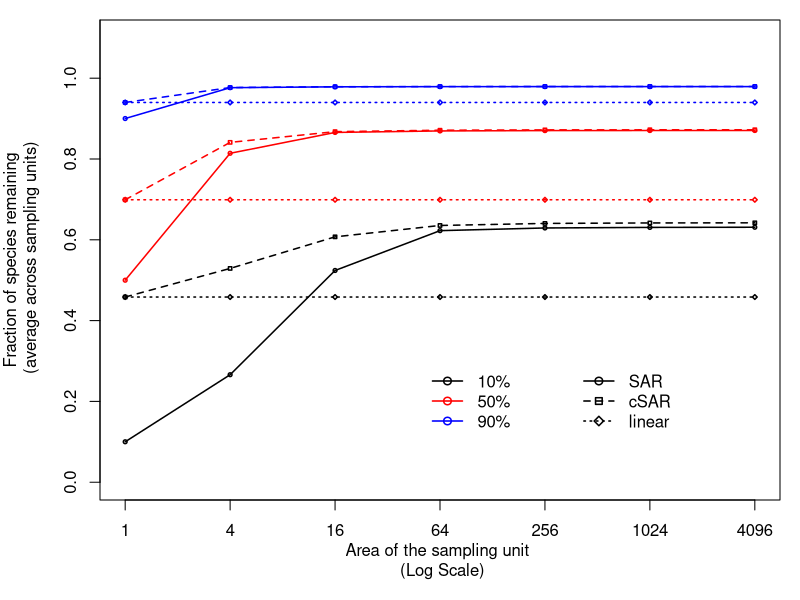

Write the R code that produced this figure.
################################################################
### Improving extinction projections across scales and habitats using the countryside species-area relationship 
### June 2017
### 
### Ines S. Martins (ines.martins@idiv.de)
################################################################

### Functions for scaling biodiversity response to habitat conversion across scales
### Code to draw Figure S2 (a) - Varying P, the amount of native habitat left in the landscape.

### Set the simulation space
## N = dimension of the landscape 
## P = Proportion of native habitat remaining in the landscape (from 0 to 1, where 1 is all native habitat remaings)
## D = The dimension of the smallest square ( If 1 and N=1, 1x1 is the first dimension, if 0.1 and N=1, 0.1 x 0.1 is the first dimnsion,)
## h = Affinity for teh modified habitat
## zeta = z value of the SAR (rate at which species richness increase with area)
## n = number of simulations


### Create the landscape and sampled the landscape per grain 

sim <- function(N,P,D,h,zeta){
  
  ### Create the lansdcape 
  
  plots <- array(0, dim = c(N/D,N/D))   # Creates a empty matrix of 0
  res <- 0
  while(res < (((N/D)*(N/D)*P)*D)){  #replace the 0 with 1 until the number of 1s reach the number allowed (define by the P)
    i <- sample(1:(N/D), 1)
    j <- sample(1:(N/D), 1)
    if(!plots[i, j]){
      plots[i, j] <- D
      res <- res + D
    }
  }
  
  ### Define the functions SARs (Power function)
  
  #The classic SAR function
  SAR_pro<-function(A1,A0,z=zeta){
    species<-(A1/A0)^z  
    species
  }
  
  #The cSAR function
  cSAR_pro<-function(A1,A0,h1=h,z=zeta){
    species<-((h1*(A0-A1)/A0)+(A1/A0))^z
    species
  }
  
  #The linear function
  linear_pro<-function(A1,A0,h1=h,z=zeta){
    species<-(((h1)^z)*(A0-A1)/A0)+(A1/A0)    #Since for a modified habitat (1-sigma) = h^z , 
    species
  }
  
  
  ### Start the simulation 
  
  #set the starting point
  results <- NULL   
  size_real=D
  size=1
  while (size_real <= N) { 
    
    nplot = N/size_real  #number of plots
    SARs_all = matrix(0,nrow=(nplot*nplot),ncol=9)
    
    s<-1
    
    for (nx in 1: nplot){      ### gives nx lenght nplot
      for (ny in 1: nplot){    ### gives ny lenght nplot
        
        plot = matrix(1,size,size)
        for (x in 1:size){
          for (y in 1:size)
            
            plot[x,y] = plots[x + ((nx-1)*size), y + ((ny-1)*size)]
          
        }   # Runs for a particular sub-set of grids
        
        A1 <- sum(plot)
        A0 <- (sum(plot) + (sum(plot==0)*D))
        
        SARs_all[s,1] <-size
        SARs_all[s,2] <- SAR_pro(A1,A0)
        SARs_all[s,3] <- cSAR_pro(A1,A0)
        SARs_all[s,4] <- linear_pro(A1,A0)
        SARs_all[s,5] <- A1
        SARs_all[s,6] <- A0
        
        s<- s+1
        
      }
    }
    
    results <- rbind(results,SARs_all)
    
    size_real = size_real * 2
    size = size * 2                          
    
  }
  
  ###Store the results
  SAR_pro_mean <- tapply (results[,2],results[,1],mean)   #Creates a vector with the means
  cSAR_pro_mean <- tapply (results[,3],results[,1],mean)
  linear_pro_mean <- tapply (results[,4],results[,1],mean) 
  size_A1_mean <- tapply (results[,5],results[,1],mean) 
  size_A0_mean <- tapply (results[,6],results[,1],mean)
  SAR_pro_sd <- tapply (results[,2],results[,1],sd)   #Creates a vector with the sd
  cSAR_pro_sd <- tapply (results[,3],results[,1],sd)
  linear_pro_sd <- tapply (results[,4],results[,1],sd)
  
  SAR_pro_mean_mat = matrix(SAR_pro_mean,length(SAR_pro_mean),1)  # Creates a matrix with the means
  cSAR_pro_mean_mat = matrix(cSAR_pro_mean,length(cSAR_pro_mean),1)
  linear_pro_mean_mat = matrix(linear_pro_mean,length(linear_pro_mean),1)
  size_mean_A1_mat = matrix(size_A1_mean,length(size_A1_mean),1)
  size_mean_A0_mat = matrix(size_A0_mean,length(size_A0_mean),1)
  SAR_pro_sd_mat = matrix(SAR_pro_sd,length(SAR_pro_sd),1)  # Creates a matrix with the sd
  cSAR_pro_sd_mat = matrix(cSAR_pro_sd,length(cSAR_pro_sd),1)
  linear_pro_sd_mat = matrix(linear_pro_sd,length(linear_pro_sd),1)
  
  SARs <- data.frame(cbind(unique(results[,1]), SAR_pro_mean_mat, cSAR_pro_mean_mat,linear_pro_mean_mat, size_mean_A1_mat,size_mean_A0_mat,SAR_pro_sd_mat, cSAR_pro_sd_mat,linear_pro_sd_mat))
  colnames(SARs) <- c("grain","SAR_pro","cSAR_pro","linear_pro","A1","A0","SAR_pro_sd","cSAR_pro_sd","linear_pro_sd")
  
  return(SARs)
}


### Run simulation x times 

run<-function(N,P,D,h,z,n){
  
  dat <- c()
  
  for (i in 1:n)
  {
    model <- sim(N,P,D,h,z)
    nextcol <-  data.frame(model)
    dat <- rbind(dat, nextcol)
  }
  dat
  return(dat)
}


### Run n=100 simulations for N=64, D=1, h=0.01, z=0.2 and:

SARs10 <- run(64,0.1,1,0.01,0.2,100)   #P=0.1
SARs50 <- run(64,0.5,1,0.01,0.2,100)   #P=0.5
SARs90 <- run(64,0.9,1,0.01,0.2,100)   #P=0.9


#Summarize the results

SARs10 <- aggregate(. ~ grain , data=SARs10,mean,na.action = na.pass) 
SARs50 <- aggregate(. ~ grain , data=SARs50,mean,na.action = na.pass)
SARs90 <- aggregate(. ~ grain , data=SARs90,mean,na.action = na.pass)



# PLOT -------------------------------------------------------------------
### Proportion of species remaining after 10%, 50% and 90% habitat loss - Figure S2 (a)

par(mar=c(5,5,1,1)) 

plot (log(SARs10[,6]), (SARs10[,2]), axes = FALSE, type = "o", cex=0.5,lwd = 1.5,ylim=c(0,1.1), 
      xlab= "Area of the sampling unit \n (Log Scale)", ylab= "Fraction of species remaining\n (average across sampling units)")  #SAR
axis(1, at=(log(SARs10[,6])),SARs10[,6])
axis(2,seq(0,1.2,0.2))
box(which = "plot")
lines(log(SARs10[,6]),(SARs10[,3]), col="black",lty=2,pch=22, type = "o",lwd = 1.5,cex=0.5) #cSAR
lines(log(SARs10[,6]),(SARs10[,4]), col="black", lty=3,pch=23,type = "o",lwd = 1.5,cex=0.5) #Linear
lines(log(SARs10[,6]), (SARs50[,2]), type = "o", col="red",cex=0.5,lwd = 1.5)               #SAR
lines(log(SARs10[,6]),(SARs50[,3]), col="red",lty=2,pch=22, type = "o",lwd = 1.5,cex=0.5)   #cSAR
lines(log(SARs10[,6]),(SARs50[,4]), col="red", lty=3,pch=23,type = "o",lwd = 1.5,cex=0.5)   #Linear
lines(log(SARs10[,6]), (SARs90[,2]), type = "o", col="blue",cex=0.5,lwd = 1.5)              #SAR
lines(log(SARs10[,6]),(SARs90[,3]), col="blue",lty=2,pch=22, type = "o",lwd = 1.5,cex=0.5)  #cSAR
lines(log(SARs10[,6]),(SARs90[,4]), col="blue", lty=3,pch=23,type = "o",lwd = 1.5,cex=0.5)  #Linear

legend(6,0.3, c("SAR","cSAR","linear"),lty=c(1,2,3), lwd=c(1.5,1.5,1.5),col=c("black","black","black"),pch=c(21,22,23), bty="n")
legend(4,0.3, c("10%","50%","90%"), lwd=c(1.5,1.5,1.5),col=c("black","red","blue"),pch=c(21,21,21), bty="n")
